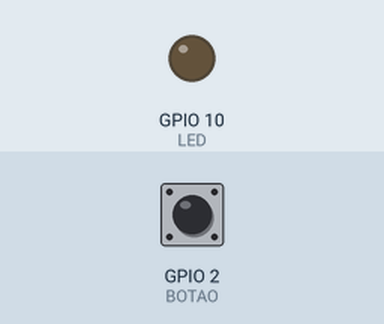
Recording of a sketch running on a simulated ESP32-S3. On the bench: output pins drawn as LEDs (lit = HIGH). Inputs (shaded band) come from the test bench; at power-on: GPIO 2 (BOTAO) HIGH. WiFi joins after 1.5 s; servers stay silent unless stated; uploads are accepted with an empty reply; what the sketch prints to the serial monitor is not drawn.

Above: at 2.7 s.
2.8 s: GPIO 2 (BOTAO) pulled LOW for 0.15 s
At 3.1 s:
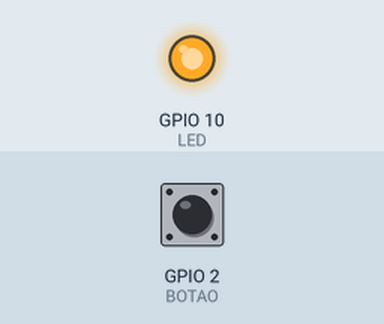
4.4 s: GPIO 2 (BOTAO) pulled LOW for 1 s
At 5.5 s:
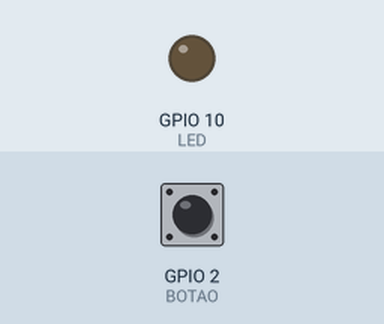
6.9 s: GPIO 2 (BOTAO) pulled LOW for 3.2 s
At 7.5 s:
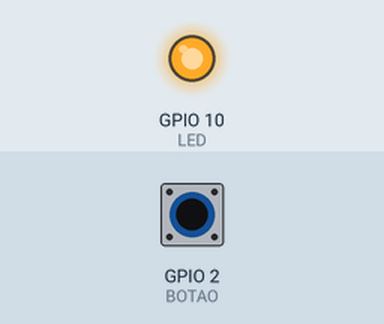
Timing chart, 0 to 9.9 s (numbered marks = the images above; inputs shaded):
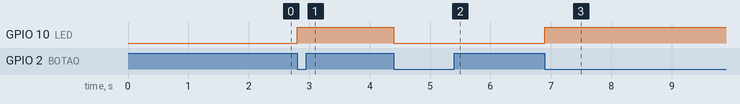

The sketch:

MonitorDeEventos_WiFi.ino
```cpp
#include <WiFi.h>
#include <HTTPClient.h>

#define BOTAO 2
#define LED   10

const char* ssid = "MINHA REDE";
const char* password = "senhadarede";
const char* urlContador = "http://192.168.8.11:3000/incrementar"; // Use o IP da máquina que está rodando o server.js
bool ultimoEstadoBotao = HIGH;
bool estadoLed = false;
unsigned long tempoUltimoClique = 0; // Armazena o tempo (em ms) do último clique válido.
const long delayDebounce = 150;      // Tempo de espera para considerar um novo clique.

void setup() {
  Serial.begin(115200);
  pinMode(BOTAO, INPUT_PULLUP);
  pinMode(LED, OUTPUT);
  digitalWrite(LED, LOW);

  Serial.print("Conectando ao WiFi...");
  WiFi.begin(ssid, password);
  while (WiFi.status() != WL_CONNECTED) {
    delay(500);
    Serial.print(".");
  }
  Serial.println("\n WiFi conectado!");
  Serial.print("Endereço de IP: ");
  Serial.println(WiFi.localIP());
}

void loop() {
  bool estadoAtualBotao = digitalRead(BOTAO);  // Lê o estado atual do botão.

  // HIGH -> LOW = botão foi pressionado.
  if (estadoAtualBotao == LOW && ultimoEstadoBotao == HIGH) {
    // Verifica se já passou tempo suficiente desde o último clique válido.
    if ((millis() - tempoUltimoClique) > delayDebounce) {
      // Se passou tempo suficiente, o clique é válido
      Serial.println("Botão pressionado (clique válido)");

      // Inverte o estado do LED (se estava ligado, desliga; se desligado, liga).
      estadoLed = !estadoLed;
      digitalWrite(LED, estadoLed);
      Serial.println(estadoLed ? "💡 LED ligado" : "💤 LED desligado");

      // Envia a requisição POST para o servidor
      if (WiFi.status() == WL_CONNECTED) {
        HTTPClient http;
        http.begin(urlContador);
        int httpCode = http.POST(""); // Envia POST vazio

        if (httpCode == 200) { // Servidor respondeu com "OK"
          String resposta = http.getString();
          Serial.println("Resposta do Servidor: " + resposta);
        } else {
          // Imprime o código de erro para ajudar na depuração.
          Serial.printf("Falha na requisição HTTP. Código: %d\n", httpCode);
        }
        http.end();
      } else {
        Serial.println("WiFi desconectado");
      }

      // Atualiza o tempo do último clique válido para o momento atual.
      tempoUltimoClique = millis();
    }
  }
  // Atualiza o último estado conhecido do botão.
  ultimoEstadoBotao = estadoAtualBotao;
}
```

Measured:
- after the input at 2.8 s, GPIO 10 (LED): LOW → HIGH at once
- after the input at 4.4 s, GPIO 10 (LED): HIGH → LOW at once
- after the input at 6.9 s, GPIO 10 (LED): LOW → HIGH at once
